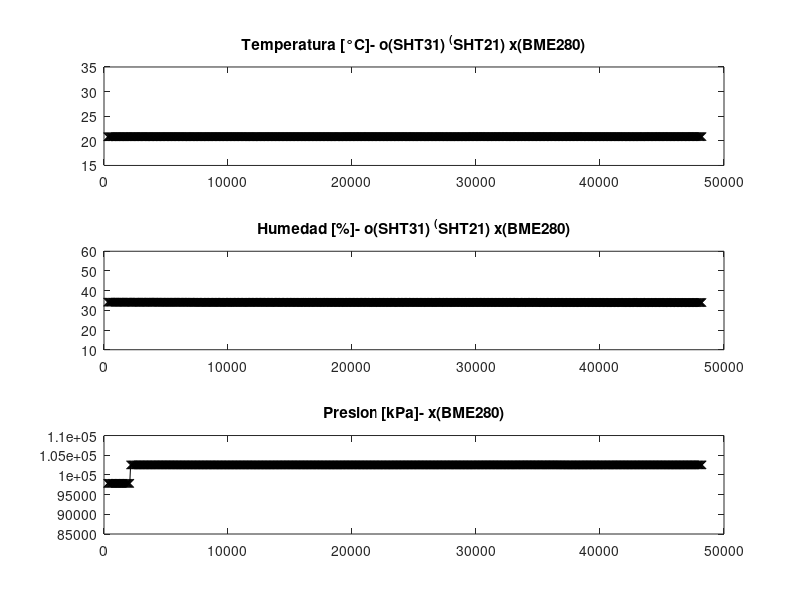
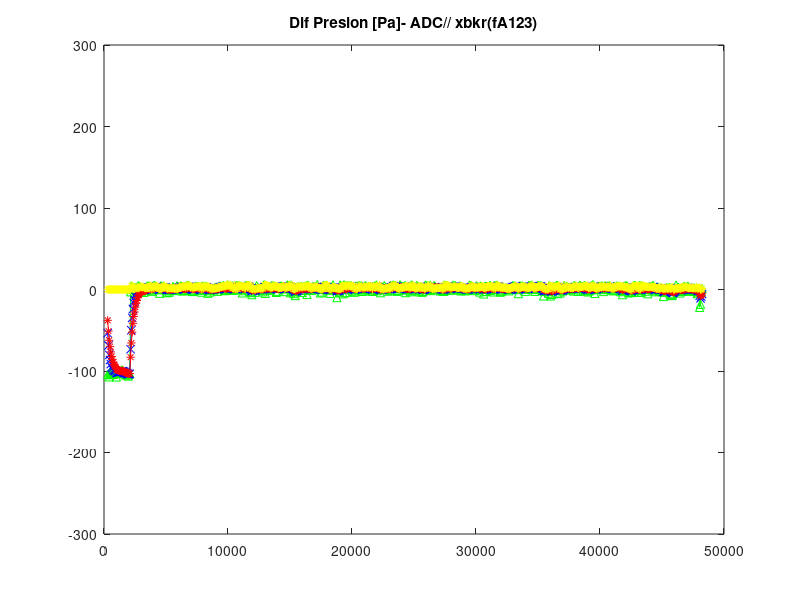
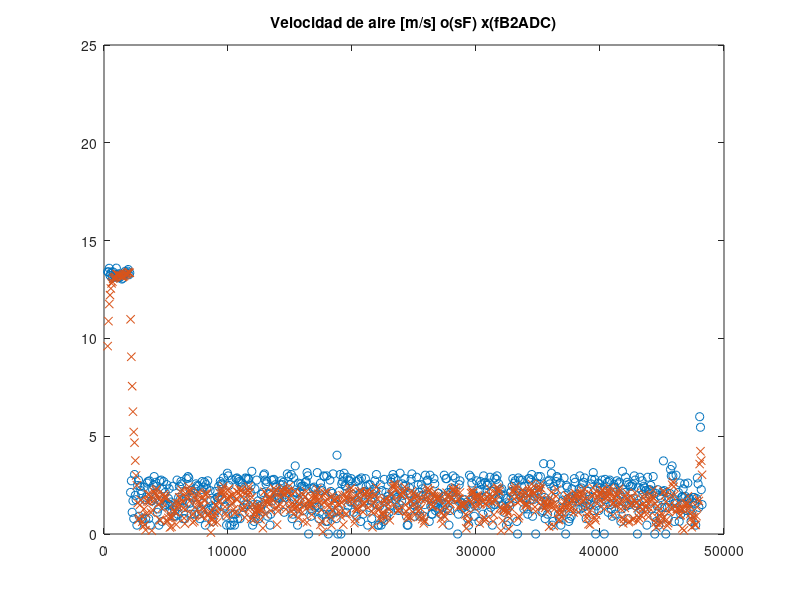
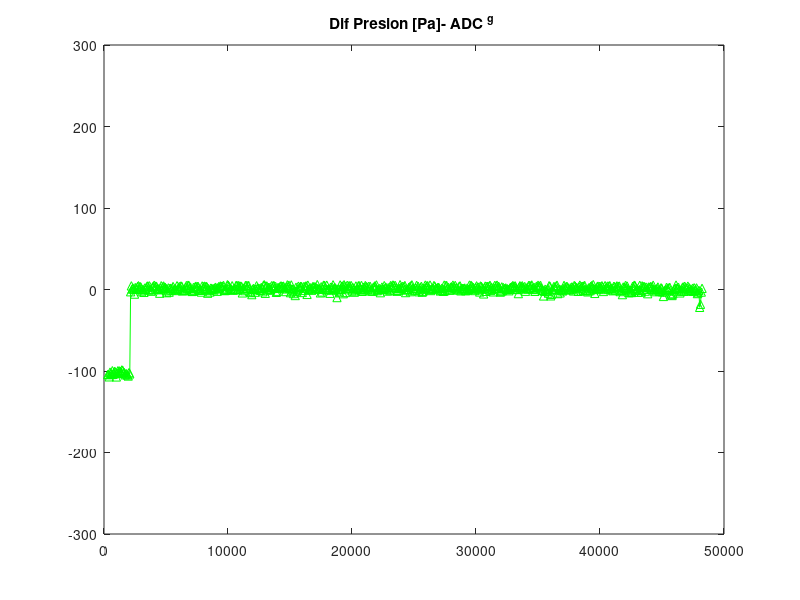

MATLAB code to generate these figures, in order:
function cargar_220321
%%para leer despues los valores
%[A]=importdata('Temp1.dat'); %%SHT31
%[B]=importdata('Humi1.dat'); %%SHT31

[C]=importdata('Temp1.dat'); %%SHT21
[D]=importdata('Humi1.dat'); %%SHT21

[E]=importdata('Temp2.dat'); %%BME280
[F]=importdata('Humi2.dat'); %%BME280
[G]=importdata('Pres2.dat'); %%BME280

%%%%%%% Presion diferencial %%%%%%

[H1]=importdata('VolADC.dat'); %%ADC Voltaje
[I1]=importdata('DifP1.dat'); %%ADC Diferencia de presion

[IIa1ADC]=importdata('DifPcFAv1ADC.dat'); %%ADC DdP fA1
[IIIb1ADC]=importdata('DifPcFBv1ADC.dat'); %%ADC DdP fB1
[IIIIb1ADC]=importdata('DifPcFMv1ADC.dat'); %%ADC DdP fM


%%Velocidad
[JJJADC]=importdata('VelADC.dat'); %% ADC v sFiltro
[JJJADCb2]=importdata('VelADCb2.dat'); %%V ADC v fB2

[T]=importdata('Tiempo.dat'); %%vector de tiempo
[PWM]=importdata('PWM.dat'); %%vector de tiempo
[Den]=importdata('Den.dat'); %%vector de tiempo
[M]=importdata('Valoresmuestras.dat'); %%valor de muestras

%%[ALL]=[A,B,C,D,E,F,G,H1,I1,IIa1ADC,IIIb1ADC,JJJADC,JJJADCb2,T,M];

%%csvwrite('csvlist1.csv',ALL);


    figure(1)
    subplot(311)
    %%plot(T,A,'b-o',T,C,'r-^',T,E,'k-x');
    plot(T,E,'k-x');
    ylim([15 35]);
    title('Temperatura [°C]- o(SHT31) ^(SHT21) x(BME280)');
    
    subplot(312)
    %%plot(T,B,'b-o',T,D,'r-^',T,F,'k-x');
    plot(T,F,'k-x');
    ylim([10 60]);
    title('Humedad [%]- o(SHT31) ^(SHT21) x(BME280)');

    subplot(313)
    plot(T,G,'k-x');
    ylim([85000 110000]);
    title('Presion [kPa]- x(BME280)');


    figure (3)
    
    plot(T,I1,'^-g',T,IIa1ADC,'b-x',T,IIIb1ADC,'r-*',T,IIIIb1ADC,'y-*');%,T,IIa2ADC,'k-x');%,T,IIa3ADC,'r-x'); 
    ylim([-300 300]);
    title('Dif Presion [Pa]- ADC// xbkr(fA123)');

    

    figure(4)
    plot(T,JJJADC,'o',T,JJJADCb2,'x');
    ylim([0 25]);
    title('Velocidad de aire [m/s] o(sF) x(fB2ADC)');

    figure(5)
    plot(T,I1,'^-g');
     ylim([-300 300]);
    title('Dif Presion [Pa]- ADC ^g ');
    
    figure(6)
    plot(T,PWM,'^-g');
     ylim([0 1025]);
    title('PWM - T*');
    
    figure(7)
    plot(T,Den,'^-g');
     ylim([0 2]);
    title('Densidad del Aire - T*');


end